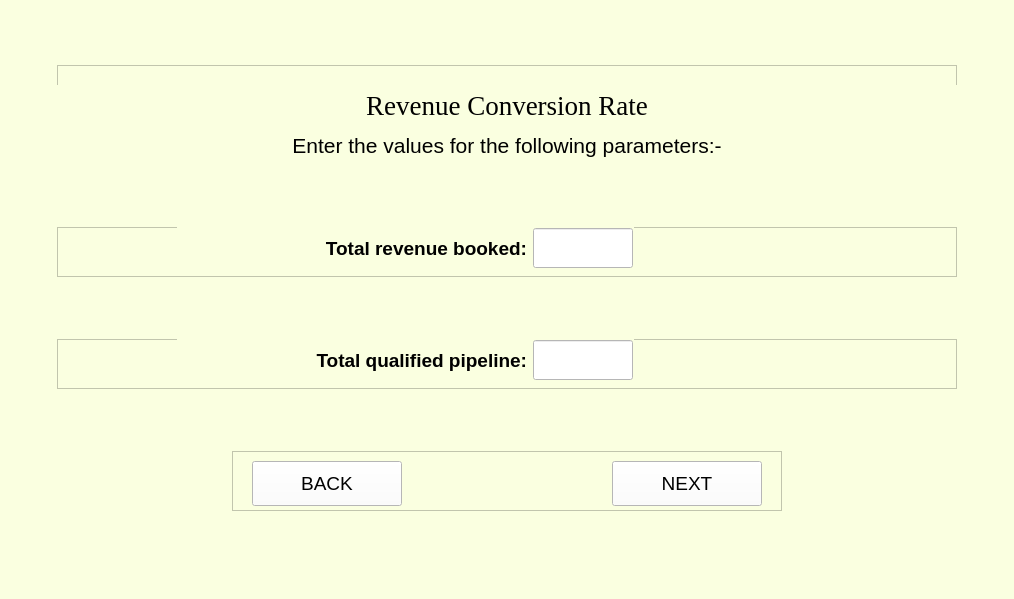
<?xml version="1.0" encoding="UTF-8"?>
<ui version="4.0">
 <class>MainWindow</class>
 <widget class="QMainWindow" name="MainWindow">
  <property name="geometry">
   <rect>
    <x>0</x>
    <y>0</y>
    <width>1014</width>
    <height>599</height>
   </rect>
  </property>
  <property name="sizePolicy">
   <sizepolicy hsizetype="Expanding" vsizetype="Expanding">
    <horstretch>0</horstretch>
    <verstretch>0</verstretch>
   </sizepolicy>
  </property>
  <property name="mouseTracking">
   <bool>false</bool>
  </property>
  <property name="windowTitle">
   <string>MainWindow</string>
  </property>
  <property name="styleSheet">
   <string notr="true">background-color: rgb(250, 255, 224);</string>
  </property>
  <widget class="QWidget" name="centralwidget">
   <layout class="QVBoxLayout" name="verticalLayout">
    <item alignment="Qt::AlignHCenter">
     <widget class="QFrame" name="frame_12">
      <property name="minimumSize">
       <size>
        <width>900</width>
        <height>100</height>
       </size>
      </property>
      <property name="maximumSize">
       <size>
        <width>900</width>
        <height>100</height>
       </size>
      </property>
      <property name="frameShape">
       <enum>QFrame::StyledPanel</enum>
      </property>
      <property name="frameShadow">
       <enum>QFrame::Raised</enum>
      </property>
      <widget class="QLabel" name="heading">
       <property name="geometry">
        <rect>
         <x>0</x>
         <y>20</y>
         <width>900</width>
         <height>40</height>
        </rect>
       </property>
       <property name="sizePolicy">
        <sizepolicy hsizetype="Preferred" vsizetype="Preferred">
         <horstretch>0</horstretch>
         <verstretch>0</verstretch>
        </sizepolicy>
       </property>
       <property name="minimumSize">
        <size>
         <width>900</width>
         <height>40</height>
        </size>
       </property>
       <property name="maximumSize">
        <size>
         <width>16777215</width>
         <height>16777215</height>
        </size>
       </property>
       <property name="font">
        <font>
         <family>Times New Roman</family>
         <pointsize>20</pointsize>
         <weight>50</weight>
         <italic>false</italic>
         <bold>false</bold>
        </font>
       </property>
       <property name="styleSheet">
        <string notr="true"/>
       </property>
       <property name="text">
        <string>Revenue Conversion Rate</string>
       </property>
       <property name="alignment">
        <set>Qt::AlignCenter</set>
       </property>
       <property name="wordWrap">
        <bool>false</bool>
       </property>
      </widget>
      <widget class="QLabel" name="abilityLabel">
       <property name="geometry">
        <rect>
         <x>0</x>
         <y>60</y>
         <width>900</width>
         <height>40</height>
        </rect>
       </property>
       <property name="sizePolicy">
        <sizepolicy hsizetype="Preferred" vsizetype="Preferred">
         <horstretch>0</horstretch>
         <verstretch>0</verstretch>
        </sizepolicy>
       </property>
       <property name="minimumSize">
        <size>
         <width>900</width>
         <height>40</height>
        </size>
       </property>
       <property name="maximumSize">
        <size>
         <width>16777215</width>
         <height>16777215</height>
        </size>
       </property>
       <property name="font">
        <font>
         <family>Arial</family>
         <pointsize>16</pointsize>
         <weight>50</weight>
         <italic>false</italic>
         <bold>false</bold>
        </font>
       </property>
       <property name="styleSheet">
        <string notr="true"/>
       </property>
       <property name="text">
        <string>Enter the values for the following parameters:-</string>
       </property>
       <property name="alignment">
        <set>Qt::AlignCenter</set>
       </property>
       <property name="wordWrap">
        <bool>false</bool>
       </property>
      </widget>
     </widget>
    </item>
    <item alignment="Qt::AlignHCenter">
     <widget class="QFrame" name="frame_5">
      <property name="minimumSize">
       <size>
        <width>900</width>
        <height>50</height>
       </size>
      </property>
      <property name="maximumSize">
       <size>
        <width>900</width>
        <height>50</height>
       </size>
      </property>
      <property name="frameShape">
       <enum>QFrame::StyledPanel</enum>
      </property>
      <property name="frameShadow">
       <enum>QFrame::Raised</enum>
      </property>
      <widget class="QWidget" name="layoutWidget_2">
       <property name="geometry">
        <rect>
         <x>120</x>
         <y>0</y>
         <width>457</width>
         <height>42</height>
        </rect>
       </property>
       <layout class="QGridLayout" name="gridLayout_5">
        <item row="0" column="0">
         <widget class="QLabel" name="label_bookings">
          <property name="sizePolicy">
           <sizepolicy hsizetype="Preferred" vsizetype="Preferred">
            <horstretch>0</horstretch>
            <verstretch>0</verstretch>
           </sizepolicy>
          </property>
          <property name="minimumSize">
           <size>
            <width>350</width>
            <height>40</height>
           </size>
          </property>
          <property name="maximumSize">
           <size>
            <width>350</width>
            <height>40</height>
           </size>
          </property>
          <property name="font">
           <font>
            <family>Arial</family>
            <pointsize>14</pointsize>
            <weight>75</weight>
            <italic>false</italic>
            <bold>true</bold>
           </font>
          </property>
          <property name="styleSheet">
           <string notr="true"/>
          </property>
          <property name="text">
           <string>Total revenue booked:</string>
          </property>
          <property name="alignment">
           <set>Qt::AlignRight|Qt::AlignTrailing|Qt::AlignVCenter</set>
          </property>
          <property name="wordWrap">
           <bool>false</bool>
          </property>
         </widget>
        </item>
        <item row="0" column="1">
         <widget class="QLineEdit" name="bookings">
          <property name="sizePolicy">
           <sizepolicy hsizetype="Preferred" vsizetype="Preferred">
            <horstretch>0</horstretch>
            <verstretch>0</verstretch>
           </sizepolicy>
          </property>
          <property name="minimumSize">
           <size>
            <width>100</width>
            <height>40</height>
           </size>
          </property>
          <property name="maximumSize">
           <size>
            <width>100</width>
            <height>40</height>
           </size>
          </property>
          <property name="font">
           <font>
            <family>Arial</family>
            <pointsize>12</pointsize>
            <weight>50</weight>
            <italic>false</italic>
            <bold>false</bold>
           </font>
          </property>
          <property name="styleSheet">
           <string notr="true">background-color: rgb(255, 255, 255);</string>
          </property>
          <property name="text">
           <string/>
          </property>
          <property name="alignment">
           <set>Qt::AlignLeading|Qt::AlignLeft|Qt::AlignVCenter</set>
          </property>
         </widget>
        </item>
       </layout>
      </widget>
     </widget>
    </item>
    <item alignment="Qt::AlignHCenter">
     <widget class="QFrame" name="frame_6">
      <property name="minimumSize">
       <size>
        <width>900</width>
        <height>50</height>
       </size>
      </property>
      <property name="maximumSize">
       <size>
        <width>900</width>
        <height>50</height>
       </size>
      </property>
      <property name="frameShape">
       <enum>QFrame::StyledPanel</enum>
      </property>
      <property name="frameShadow">
       <enum>QFrame::Raised</enum>
      </property>
      <widget class="QWidget" name="layoutWidget">
       <property name="geometry">
        <rect>
         <x>120</x>
         <y>0</y>
         <width>457</width>
         <height>42</height>
        </rect>
       </property>
       <layout class="QGridLayout" name="gridLayout_2">
        <item row="0" column="0">
         <widget class="QLabel" name="label_qualified_pipeline">
          <property name="sizePolicy">
           <sizepolicy hsizetype="Preferred" vsizetype="Preferred">
            <horstretch>0</horstretch>
            <verstretch>0</verstretch>
           </sizepolicy>
          </property>
          <property name="minimumSize">
           <size>
            <width>350</width>
            <height>40</height>
           </size>
          </property>
          <property name="maximumSize">
           <size>
            <width>350</width>
            <height>40</height>
           </size>
          </property>
          <property name="font">
           <font>
            <family>Arial</family>
            <pointsize>14</pointsize>
            <weight>75</weight>
            <italic>false</italic>
            <bold>true</bold>
           </font>
          </property>
          <property name="styleSheet">
           <string notr="true"/>
          </property>
          <property name="text">
           <string>Total qualified pipeline:</string>
          </property>
          <property name="alignment">
           <set>Qt::AlignRight|Qt::AlignTrailing|Qt::AlignVCenter</set>
          </property>
          <property name="wordWrap">
           <bool>false</bool>
          </property>
         </widget>
        </item>
        <item row="0" column="1">
         <widget class="QLineEdit" name="qualified_pipeline">
          <property name="sizePolicy">
           <sizepolicy hsizetype="Preferred" vsizetype="Preferred">
            <horstretch>0</horstretch>
            <verstretch>0</verstretch>
           </sizepolicy>
          </property>
          <property name="minimumSize">
           <size>
            <width>100</width>
            <height>40</height>
           </size>
          </property>
          <property name="maximumSize">
           <size>
            <width>100</width>
            <height>40</height>
           </size>
          </property>
          <property name="font">
           <font>
            <family>Arial</family>
            <pointsize>12</pointsize>
            <weight>50</weight>
            <italic>false</italic>
            <bold>false</bold>
           </font>
          </property>
          <property name="styleSheet">
           <string notr="true">background-color: rgb(255, 255, 255);</string>
          </property>
          <property name="text">
           <string/>
          </property>
          <property name="alignment">
           <set>Qt::AlignLeading|Qt::AlignLeft|Qt::AlignVCenter</set>
          </property>
         </widget>
        </item>
       </layout>
      </widget>
     </widget>
    </item>
    <item alignment="Qt::AlignHCenter">
     <widget class="QFrame" name="frame_9">
      <property name="minimumSize">
       <size>
        <width>550</width>
        <height>60</height>
       </size>
      </property>
      <property name="maximumSize">
       <size>
        <width>550</width>
        <height>60</height>
       </size>
      </property>
      <property name="frameShape">
       <enum>QFrame::StyledPanel</enum>
      </property>
      <property name="frameShadow">
       <enum>QFrame::Raised</enum>
      </property>
      <widget class="QPushButton" name="backButton">
       <property name="geometry">
        <rect>
         <x>20</x>
         <y>10</y>
         <width>150</width>
         <height>45</height>
        </rect>
       </property>
       <property name="sizePolicy">
        <sizepolicy hsizetype="Preferred" vsizetype="Preferred">
         <horstretch>0</horstretch>
         <verstretch>0</verstretch>
        </sizepolicy>
       </property>
       <property name="minimumSize">
        <size>
         <width>150</width>
         <height>45</height>
        </size>
       </property>
       <property name="maximumSize">
        <size>
         <width>150</width>
         <height>45</height>
        </size>
       </property>
       <property name="font">
        <font>
         <family>Arial</family>
         <pointsize>14</pointsize>
        </font>
       </property>
       <property name="styleSheet">
        <string notr="true">background-color:rgb(255, 255, 255)</string>
       </property>
       <property name="text">
        <string>BACK</string>
       </property>
      </widget>
      <widget class="QPushButton" name="nextButton">
       <property name="enabled">
        <bool>true</bool>
       </property>
       <property name="geometry">
        <rect>
         <x>380</x>
         <y>10</y>
         <width>150</width>
         <height>45</height>
        </rect>
       </property>
       <property name="sizePolicy">
        <sizepolicy hsizetype="Preferred" vsizetype="Preferred">
         <horstretch>0</horstretch>
         <verstretch>0</verstretch>
        </sizepolicy>
       </property>
       <property name="minimumSize">
        <size>
         <width>150</width>
         <height>45</height>
        </size>
       </property>
       <property name="maximumSize">
        <size>
         <width>150</width>
         <height>45</height>
        </size>
       </property>
       <property name="palette">
        <palette>
         <active>
          <colorrole role="Button">
           <brush brushstyle="SolidPattern">
            <color alpha="255">
             <red>255</red>
             <green>255</green>
             <blue>255</blue>
            </color>
           </brush>
          </colorrole>
          <colorrole role="Base">
           <brush brushstyle="SolidPattern">
            <color alpha="255">
             <red>255</red>
             <green>255</green>
             <blue>255</blue>
            </color>
           </brush>
          </colorrole>
          <colorrole role="Window">
           <brush brushstyle="SolidPattern">
            <color alpha="255">
             <red>255</red>
             <green>255</green>
             <blue>255</blue>
            </color>
           </brush>
          </colorrole>
          <colorrole role="Link">
           <brush brushstyle="SolidPattern">
            <color alpha="255">
             <red>6</red>
             <green>22</green>
             <blue>255</blue>
            </color>
           </brush>
          </colorrole>
         </active>
         <inactive>
          <colorrole role="Button">
           <brush brushstyle="SolidPattern">
            <color alpha="255">
             <red>255</red>
             <green>255</green>
             <blue>255</blue>
            </color>
           </brush>
          </colorrole>
          <colorrole role="Base">
           <brush brushstyle="SolidPattern">
            <color alpha="255">
             <red>255</red>
             <green>255</green>
             <blue>255</blue>
            </color>
           </brush>
          </colorrole>
          <colorrole role="Window">
           <brush brushstyle="SolidPattern">
            <color alpha="255">
             <red>255</red>
             <green>255</green>
             <blue>255</blue>
            </color>
           </brush>
          </colorrole>
          <colorrole role="Link">
           <brush brushstyle="SolidPattern">
            <color alpha="255">
             <red>6</red>
             <green>22</green>
             <blue>255</blue>
            </color>
           </brush>
          </colorrole>
         </inactive>
         <disabled>
          <colorrole role="Button">
           <brush brushstyle="SolidPattern">
            <color alpha="255">
             <red>255</red>
             <green>255</green>
             <blue>255</blue>
            </color>
           </brush>
          </colorrole>
          <colorrole role="Base">
           <brush brushstyle="SolidPattern">
            <color alpha="255">
             <red>255</red>
             <green>255</green>
             <blue>255</blue>
            </color>
           </brush>
          </colorrole>
          <colorrole role="Window">
           <brush brushstyle="SolidPattern">
            <color alpha="255">
             <red>255</red>
             <green>255</green>
             <blue>255</blue>
            </color>
           </brush>
          </colorrole>
          <colorrole role="Link">
           <brush brushstyle="SolidPattern">
            <color alpha="255">
             <red>6</red>
             <green>22</green>
             <blue>255</blue>
            </color>
           </brush>
          </colorrole>
         </disabled>
        </palette>
       </property>
       <property name="font">
        <font>
         <family>Arial</family>
         <pointsize>14</pointsize>
        </font>
       </property>
       <property name="mouseTracking">
        <bool>false</bool>
       </property>
       <property name="acceptDrops">
        <bool>true</bool>
       </property>
       <property name="autoFillBackground">
        <bool>false</bool>
       </property>
       <property name="styleSheet">
        <string notr="true">background-color:rgb(255, 255, 255)</string>
       </property>
       <property name="text">
        <string>NEXT</string>
       </property>
       <property name="checkable">
        <bool>false</bool>
       </property>
       <property name="autoExclusive">
        <bool>false</bool>
       </property>
       <property name="autoDefault">
        <bool>true</bool>
       </property>
       <property name="default">
        <bool>false</bool>
       </property>
       <property name="flat">
        <bool>false</bool>
       </property>
      </widget>
     </widget>
    </item>
   </layout>
  </widget>
  <widget class="QMenuBar" name="menubar">
   <property name="geometry">
    <rect>
     <x>0</x>
     <y>0</y>
     <width>1014</width>
     <height>21</height>
    </rect>
   </property>
  </widget>
  <widget class="QStatusBar" name="statusbar"/>
 </widget>
 <resources/>
 <connections/>
</ui>
